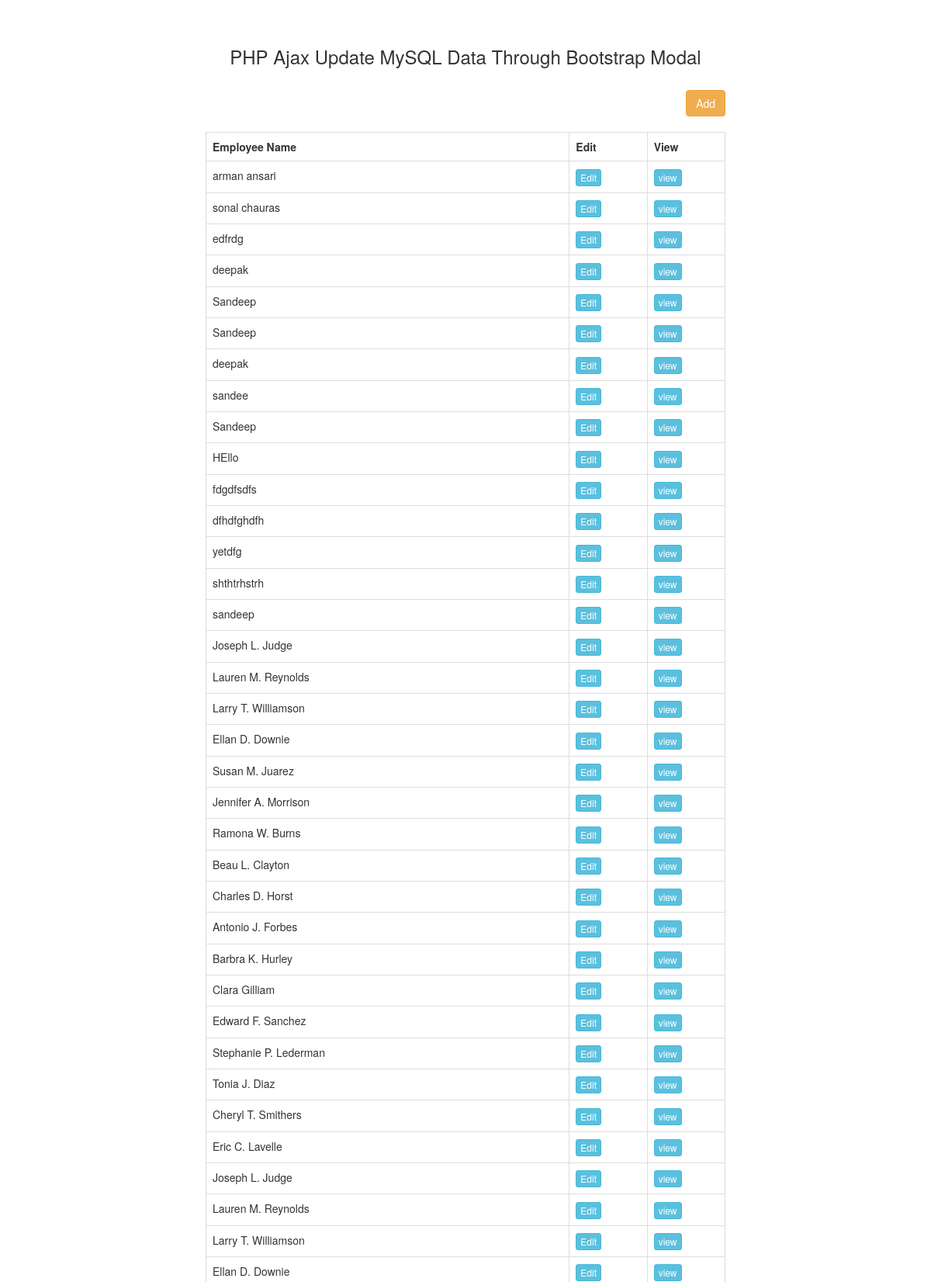
Page /Ajax_Update_Data_in_MySQL1/index.php (upper part) on the committed database.
### tables this page shows
CREATE TABLE `tbl_employee` (
  `id` int(11) NOT NULL,
  `name` varchar(50) NOT NULL,
  `address` text NOT NULL,
  `gender` varchar(10) NOT NULL,
  `designation` varchar(100) NOT NULL,
  `age` int(11) NOT NULL
);

### Ajax_Update_Data_in_MySQL1/index.php (the view, shortened to what this page needs)
<?php
$connect = mysqli_connect("localhost","root","","testing");
$query = "SELECT * FROM tbl_employee ORDER BY id DESC";
$result = mysqli_query($connect, $query);
?>
<!DOCTYPE html>
 <html>
      <head>
           <link rel="stylesheet" href="https://maxcdn.bootstrapcdn.com/bootstrap/3.3.6/css/bootstrap.min.css" />
      </head>
      <body>
           <br /><br />
           <div class="container" style="width:700px;">
                <h3 align="center">PHP Ajax Update MySQL Data Through Bootstrap Modal</h3>
                <br />
                <div class="table-responsive">
                     <div align="right">
                          <button type="button" name="add" id="add" data-toggle="modal" data-target="#add_data_Modal" class="btn btn-warning">Add</button>
                     </div>
                     <br />
                     <div id="employee_table">
                         <table class="table table-bordered">
                               <tr>
                                    <th width="70%">Employee Name</th>
                                    <th width="15%">Edit</th>
                                    <th width="15%">View</th>
                               </tr>
							   <?php
							   while($row = mysqli_fetch_array($result)){
								?>
								<tr>
									<td><?php echo $row["name"]; ?></td>
									<td><input type="button" name="edit" value="Edit" id="<?php echo $row["id"]; ?>"  class="btn btn-info btn-xs edit_data" /></td>
									<td><input type="button" name="view" value="view" id="<?php echo $row["id"];?>" class="btn btn-info btn-xs view_data"  /></td>
								</tr>
								<?php
							   }
							   ?>
						 </table>
                     </div>
                </div>
           </div>
      </body>
 </html>

### rows in the picture
tbl_employee: name "arman ansari"
tbl_employee: name "sonal chauras"
tbl_employee: name "edfrdg"
tbl_employee: name "deepak"
tbl_employee: name "Sandeep"
tbl_employee: name "Sandeep"
tbl_employee: name "deepak"
tbl_employee: name "sandee"
tbl_employee: name "Sandeep"
tbl_employee: name "HEllo"
tbl_employee: name "fdgdfsdfs"
tbl_employee: name "dfhdfghdfh"
tbl_employee: name "yetdfg"
tbl_employee: name "shthtrhstrh"
tbl_employee: name "sandeep"
tbl_employee: name "Joseph L. Judge"
tbl_employee: name "Lauren M. Reynolds"
tbl_employee: name "Larry T. Williamson"
tbl_employee: name "Ellan D. Downie"
tbl_employee: name "Susan M. Juarez"
tbl_employee: name "Jennifer A. Morrison"
tbl_employee: name "Ramona W. Burns"
tbl_employee: name "Beau L. Clayton"
tbl_employee: name "Charles D. Horst"
tbl_employee: name "Antonio J. Forbes"
tbl_employee: name "Barbra K. Hurley"
tbl_employee: name "Clara Gilliam"
tbl_employee: name "Edward F. Sanchez"
tbl_employee: name "Stephanie P. Lederman"
tbl_employee: name "Tonia J. Diaz"
tbl_employee: name "Cheryl T. Smithers"
tbl_employee: name "Eric C. Lavelle"
tbl_employee: name "Joseph L. Judge"
tbl_employee: name "Lauren M. Reynolds"
tbl_employee: name "Larry T. Williamson"
tbl_employee: name "Ellan D. Downie"
